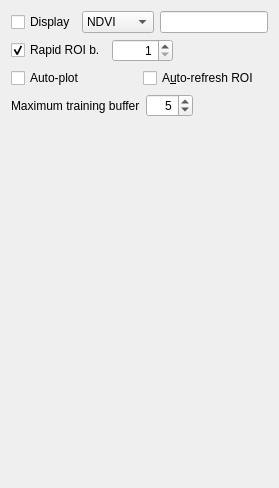
      <widget class="QWidget" name="tab_12">
       <property name="sizePolicy">
        <sizepolicy hsizetype="Minimum" vsizetype="Preferred">
         <horstretch>0</horstretch>
         <verstretch>0</verstretch>
        </sizepolicy>
       </property>
       <attribute name="icon">
        <iconset resource="resources.qrc">
         <normaloff>:/plugins/raster_classification/icons/raster_classification_roi_options.svg</normaloff>:/plugins/raster_classification/icons/raster_classification_roi_options.svg</iconset>
       </attribute>
       <attribute name="title">
        <string> ROI options</string>
       </attribute>
       <layout class="QGridLayout" name="gridLayout_2">
        <item row="0" column="0">
         <layout class="QGridLayout" name="gridLayout_4">
          <item row="1" column="0">
           <layout class="QGridLayout" name="gridLayout_5">
            <item row="0" column="1">
             <widget class="QSpinBox" name="rapidROI_band_spinBox">
              <property name="toolTip">
               <string>Band number</string>
              </property>
              <property name="alignment">
               <set>Qt::AlignmentFlag::AlignRight|Qt::AlignmentFlag::AlignTrailing|Qt::AlignmentFlag::AlignVCenter</set>
              </property>
              <property name="minimum">
               <number>1</number>
              </property>
              <property name="maximum">
               <number>10000</number>
              </property>
              <property name="value">
               <number>1</number>
              </property>
             </widget>
            </item>
            <item row="0" column="0">
             <widget class="QCheckBox" name="rapid_ROI_checkBox">
              <property name="sizePolicy">
               <sizepolicy hsizetype="Maximum" vsizetype="Fixed">
                <horstretch>0</horstretch>
                <verstretch>0</verstretch>
               </sizepolicy>
              </property>
              <property name="toolTip">
               <string>Calculate temporary ROI only on one band</string>
              </property>
              <property name="text">
               <string>Rapid ROI b.</string>
              </property>
              <property name="checked">
               <bool>true</bool>
              </property>
             </widget>
            </item>
            <item row="0" column="2">
             <spacer name="horizontalSpacer_3">
              <property name="orientation">
               <enum>Qt::Orientation::Horizontal</enum>
              </property>
              <property name="sizeHint" stdset="0">
               <size>
                <width>40</width>
                <height>20</height>
               </size>
              </property>
             </spacer>
            </item>
           </layout>
          </item>
          <item row="0" column="0">
           <layout class="QHBoxLayout" name="horizontalLayout_8">
            <item>
             <widget class="QCheckBox" name="display_cursor_checkBox">
              <property name="toolTip">
               <string>Display a vegetation index value with the cursor</string>
              </property>
              <property name="text">
               <string>Display</string>
              </property>
             </widget>
            </item>
            <item>
             <widget class="QComboBox" name="vegetation_index_comboBox">
              <property name="toolTip">
               <string>Select a vegetation index</string>
              </property>
              <item>
               <property name="text">
                <string>NDVI</string>
               </property>
              </item>
              <item>
               <property name="text">
                <string>EVI</string>
               </property>
              </item>
              <item>
               <property name="text">
                <string>Custom</string>
               </property>
              </item>
             </widget>
            </item>
            <item>
             <widget class="QLineEdit" name="custom_index_lineEdit">
              <property name="toolTip">
               <string>Custom expression (e.g. &amp;quot;b1&amp;quot; / &amp;quot;b2&amp;quot; or &amp;quot;#NIR#&amp;quot; / &amp;quot;#RED#&amp;quot;)</string>
              </property>
             </widget>
            </item>
           </layout>
          </item>
          <item row="2" column="0">
           <layout class="QGridLayout" name="gridLayout_3">
            <item row="0" column="1">
             <widget class="QCheckBox" name="auto_refresh_ROI_checkBox">
              <property name="toolTip">
               <string>Automatically refresh the temporary ROI, as the parameters change</string>
              </property>
              <property name="text">
               <string>A&amp;uto-refresh ROI</string>
              </property>
              <property name="autoExclusive">
               <bool>false</bool>
              </property>
             </widget>
            </item>
            <item row="0" column="0">
             <widget class="QCheckBox" name="auto_calculate_ROI_signature_checkBox">
              <property name="toolTip">
               <string>Automatically calculate signature plot of temporary ROI</string>
              </property>
              <property name="text">
               <string>Auto-plot</string>
              </property>
              <property name="autoExclusive">
               <bool>false</bool>
              </property>
             </widget>
            </item>
           </layout>
          </item>
          <item row="5" column="0">
           <spacer name="verticalSpacer_4">
            <property name="orientation">
             <enum>Qt::Orientation::Vertical</enum>
            </property>
            <property name="sizeHint" stdset="0">
             <size>
              <width>20</width>
              <height>360</height>
             </size>
            </property>
           </spacer>
          </item>
          <item row="3" column="0">
           <layout class="QHBoxLayout" name="horizontalLayout_3">
            <item>
             <widget class="QLabel" name="label_46">
              <property name="text">
               <string>Maximum training buffer</string>
              </property>
             </widget>
            </item>
            <item>
             <widget class="QSpinBox" name="max_buffer_spinBox">
              <property name="toolTip">
               <string>Maximum training buffer for undo and redo actions (higher values require more memory)</string>
              </property>
              <property name="alignment">
               <set>Qt::AlignmentFlag::AlignRight|Qt::AlignmentFlag::AlignTrailing|Qt::AlignmentFlag::AlignVCenter</set>
              </property>
              <property name="minimum">
               <number>1</number>
              </property>
              <property name="maximum">
               <number>100</number>
              </property>
              <property name="value">
               <number>5</number>
              </property>
             </widget>
            </item>
            <item>
             <spacer name="horizontalSpacer_2">
              <property name="orientation">
               <enum>Qt::Orientation::Horizontal</enum>
              </property>
              <property name="sizeHint" stdset="0">
               <size>
                <width>40</width>
                <height>20</height>
               </size>
              </property>
             </spacer>
            </item>
           </layout>
          </item>
         </layout>
        </item>
       </layout>
      </widget>
